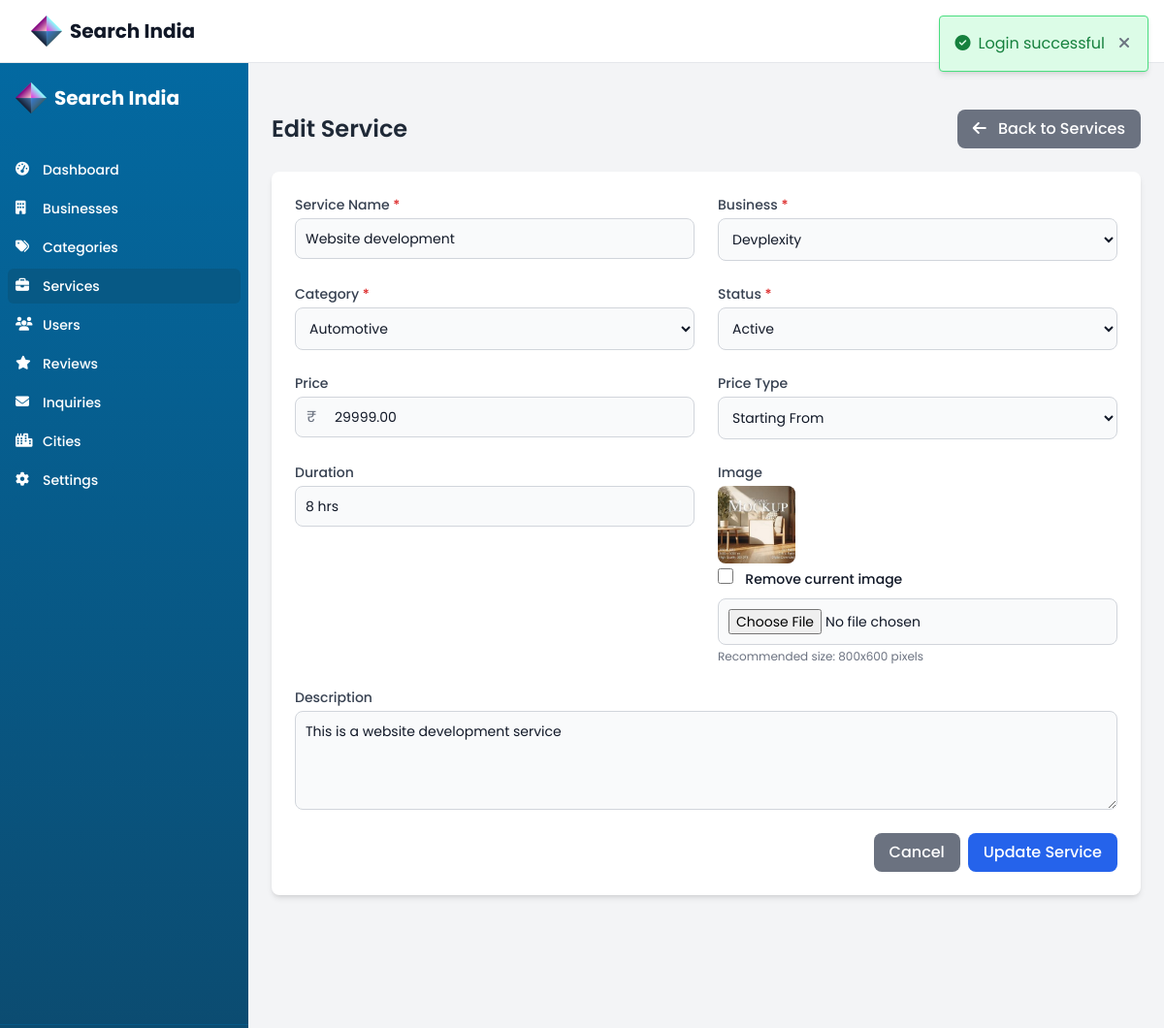
The app's page /justdial-admin/modules/services/edit.php?id=1 (signed in) with its own data.
### tables this page shows
CREATE TABLE `services` (
  `id` int(11) NOT NULL,
  `business_id` int(11) NOT NULL,
  `category_id` int(11) DEFAULT NULL,
  `name` varchar(100) NOT NULL,
  `description` text DEFAULT NULL,
  `price` decimal(10,2) DEFAULT NULL,
  `price_type` enum('fixed','starting_from','hourly','daily','custom') DEFAULT 'fixed',
  `duration` varchar(50) DEFAULT NULL,
  `image` varchar(255) DEFAULT NULL,
  `status` enum('active','inactive') DEFAULT 'active',
  `created_at` timestamp NOT NULL DEFAULT current_timestamp(),
  `updated_at` timestamp NOT NULL DEFAULT current_timestamp() ON UPDATE current_timestamp()
);

CREATE TABLE `businesses` (
  `id` int(11) NOT NULL,
  `name` varchar(100) NOT NULL,
  `slug` varchar(100) NOT NULL,
  `description` text DEFAULT NULL,
  `short_description` varchar(255) DEFAULT NULL,
  `logo` varchar(255) DEFAULT NULL,
  `cover_image` varchar(255) DEFAULT NULL,
  `address` text DEFAULT NULL,
  `city` varchar(50) DEFAULT NULL,
  `state` varchar(50) DEFAULT NULL,
  `country` varchar(50) DEFAULT 'India',
  `postal_code` varchar(20) DEFAULT NULL,
  `latitude` decimal(10,8) DEFAULT NULL,
  `longitude` decimal(11,8) DEFAULT NULL,
  `phone` varchar(20) DEFAULT NULL,
  `email` varchar(100) DEFAULT NULL,
  `website` varchar(255) DEFAULT NULL,
  `opening_hours` text DEFAULT NULL,
  `founded_year` int(11) DEFAULT NULL,
  `owner_id` int(11) DEFAULT NULL,
  `status` enum('pending','active','inactive','rejected') DEFAULT 'pending',
  `is_verified` tinyint(1) DEFAULT 0,
  `is_featured` tinyint(1) DEFAULT 0,
  `views` int(11) DEFAULT 0,
  `created_at` timestamp NOT NULL DEFAULT current_timestamp(),
  `updated_at` timestamp NOT NULL DEFAULT current_timestamp() ON UPDATE current_timestamp()
);

CREATE TABLE `categories` (
  `id` int(11) NOT NULL,
  `name` varchar(100) NOT NULL,
  `slug` varchar(100) NOT NULL,
  `description` text DEFAULT NULL,
  `icon` varchar(255) DEFAULT NULL,
  `image` varchar(255) DEFAULT NULL,
  `parent_id` int(11) DEFAULT NULL,
  `status` enum('active','inactive') DEFAULT 'active',
  `featured` tinyint(1) DEFAULT 0,
  `sort_order` int(11) DEFAULT 0,
  `created_at` timestamp NOT NULL DEFAULT current_timestamp(),
  `updated_at` timestamp NOT NULL DEFAULT current_timestamp() ON UPDATE current_timestamp()
);

### justdial-admin/config/database.php (called while the page is built, shortened)
<?php
class Database {
    private $host = DB_HOST;
    private $user = DB_USER;
    private $pass = DB_PASS;
    private $dbname = DB_NAME;
    private $conn;
    private $stmt;
    public function __construct() {
        $dsn = 'mysql:host=' . $this->host . ';dbname=' . $this->dbname . ';charset=utf8mb4';
        $options = array(
            PDO::ATTR_PERSISTENT => true,
            PDO::ATTR_ERRMODE => PDO::ERRMODE_EXCEPTION,
            PDO::ATTR_DEFAULT_FETCH_MODE => PDO::FETCH_ASSOC,
            PDO::ATTR_EMULATE_PREPARES => false
        );
        try {
            $this->conn = new PDO($dsn, $this->user, $this->pass, $options);
        } catch(PDOException $e) {
            $this->error = $e->getMessage();
            echo 'Database Connection Error: ' . $this->error;
        }
    }
    public function query($sql) {
        $this->stmt = $this->conn->prepare($sql);
    }
    public function bind($param, $value, $type = null) {
        if(is_null($type)) {
            switch(true) {
                case is_int($value):
                    $type = PDO::PARAM_INT;
                    break;
            }
        }
        $this->stmt->bindValue($param, $value, $type);
    }
    public function execute() {
        return $this->stmt->execute();
    }
    public function resultSet() {
        $this->execute();
        return $this->stmt->fetchAll();
    }
    public function single() {
        $this->execute();
        return $this->stmt->fetch();
    }
}

### justdial-admin/config/functions.php (called while the page is built, shortened)
<?php
require_once 'database.php';
function db() {
    static $db = null;
    if ($db === null) {
        $db = new Database();
    }
    return $db;
}

### justdial-admin/modules/services/edit.php (the view, shortened to what this page needs)
<?php
require_once '../../includes/header.php';
$serviceId = (int)$_GET['id'];
$db = db();
$db->query("SELECT * FROM services WHERE id = :id");
$db->bind(':id', $serviceId);
$service = $db->single();
$db->query("SELECT id, name FROM categories ORDER BY name");
$categories = $db->resultSet();
$db->query("SELECT id, name FROM businesses ORDER BY name");
$businesses = $db->resultSet();
?>
<div class="container px-6 mx-auto">
    <div class="flex justify-between items-center my-6">
        <h2 class="text-2xl font-semibold text-gray-800">Edit Service</h2>
        <a href="index.php" class="bg-gray-500 hover:bg-gray-600 text-white font-medium py-2 px-4 rounded-lg transition-all duration-300">
            <i class="fa-solid fa-arrow-left mr-2"></i> Back to Services
        </a>
    </div>
    <?php include_once '../../config/functions.php'; ?>
    <div class="bg-white rounded-lg shadow-md overflow-hidden">
        <form method="POST" enctype="multipart/form-data" class="p-6">
            <div class="grid grid-cols-1 md:grid-cols-2 gap-6">
                <div class="col-span-1">
                    <label for="name" class="block text-sm font-medium text-gray-700 mb-1">Service Name <span class="text-red-600">*</span></label>
                    <input type="text" id="name" name="name" class="bg-gray-50 border border-gray-300 text-gray-900 text-sm rounded-lg focus:ring-blue-500 focus:border-blue-500 block w-full p-2.5" value="<?= htmlspecialchars($service['name']) ?>" required>
                </div>
                <div class="col-span-1">
                    <label for="business_id" class="block text-sm font-medium text-gray-700 mb-1">Business <span class="text-red-600">*</span></label>
                    <select id="business_id" name="business_id" class="bg-gray-50 border border-gray-300 text-gray-900 text-sm rounded-lg focus:ring-blue-500 focus:border-blue-500 block w-full p-2.5" required>
                        <?php foreach ($businesses as $business): ?>
                            <option value="<?= $business['id'] ?>" <?= $service['business_id'] == $business['id'] ? 'selected' : '' ?>>
                                <?= htmlspecialchars($business['name']) ?>
                            </option>
                        <?php endforeach; ?>
                    </select>
                </div>
                <div class="col-span-1">
                    <label for="category_id" class="block text-sm font-medium text-gray-700 mb-1">Category <span class="text-red-600">*</span></label>
                    <select id="category_id" name="category_id" class="bg-gray-50 border border-gray-300 text-gray-900 text-sm rounded-lg focus:ring-blue-500 focus:border-blue-500 block w-full p-2.5" required>
                        <?php foreach ($categories as $category): ?>
                            <option value="<?= $category['id'] ?>" <?= $service['category_id'] == $category['id'] ? 'selected' : '' ?>>
                                <?= htmlspecialchars($category['name']) ?>
                            </option>
                        <?php endforeach; ?>
                    </select>
                </div>
                <div class="col-span-1">
                    <label for="status" class="block text-sm font-medium text-gray-700 mb-1">Status <span class="text-red-600">*</span></label>
                    <select id="status" name="status" class="bg-gray-50 border border-gray-300 text-gray-900 text-sm rounded-lg focus:ring-blue-500 focus:border-blue-500 block w-full p-2.5" required>
                        <option value="active" <?= $service['status'] === 'active' ? 'selected' : '' ?>>Active</option>
                    </select>
                </div>
                <div class="col-span-1">
                    <label for="price" class="block text-sm font-medium text-gray-700 mb-1">Price</label>
                    <div class="relative">
                        <div class="absolute inset-y-0 left-0 flex items-center pl-3 pointer-events-none">
                            <span class="text-gray-500">₹</span>
                        </div>
                        <input type="number" id="price" name="price" step="0.01" min="0" class="bg-gray-50 border border-gray-300 text-gray-900 text-sm rounded-lg focus:ring-blue-500 focus:border-blue-500 block w-full pl-10 p-2.5" value="<?= htmlspecialchars($service['price']) ?>" placeholder="0.00">
                    </div>
                </div>
                <div class="col-span-1">
                    <label for="price_type" class="block text-sm font-medium text-gray-700 mb-1">Price Type</label>
                    <select id="price_type" name="price_type" class="bg-gray-50 border border-gray-300 text-gray-900 text-sm rounded-lg focus:ring-blue-500 focus:border-blue-500 block w-full p-2.5">
                        <option value="starting_from" <?= $service['price_type'] === 'starting_from' ? 'selected' : '' ?>>Starting From</option>
                    </select>
                </div>
                <div class="col-span-1">
                    <label for="duration" class="block text-sm font-medium text-gray-700 mb-1">Duration</label>
                    <input type="text" id="duration" name="duration" class="bg-gray-50 border border-gray-300 text-gray-900 text-sm rounded-lg focus:ring-blue-500 focus:border-blue-500 block w-full p-2.5" value="<?= htmlspecialchars($service['duration']) ?>" placeholder="e.g. 1 hour, 30 mins">
                </div>
                <div class="col-span-1">
                    <label for="image" class="block text-sm font-medium text-gray-700 mb-1">Image</label>
                    <?php if ($service['image']): ?>
                        <div class="mb-2">
                            <img src="<?= UPLOADS_URL ?>/services/<?= $service['image'] ?>" alt="<?= $service['name'] ?>" class="h-20 w-20 object-cover rounded-lg">
                            <div class="mt-1">
                                <input type="checkbox" id="remove_image" name="remove_image" class="w-4 h-4 text-blue-600 bg-gray-100 border-gray-300 rounded focus:ring-blue-500">
                                <label for="remove_image" class="ml-2 text-sm font-medium text-gray-900">Remove current image</label>
                            </div>
                        </div>
                    <?php endif; ?>
                    <input type="file" id="image" name="image" class="bg-gray-50 border border-gray-300 text-gray-900 text-sm rounded-lg focus:ring-blue-500 focus:border-blue-500 block w-full p-2.5" accept="image/*">
                    <p class="mt-1 text-xs text-gray-500">Recommended size: 800x600 pixels</p>
                </div>
                <div class="md:col-span-2">
                    <label for="description" class="block text-sm font-medium text-gray-700 mb-1">Description</label>
                    <textarea id="description" name="description" rows="4" class="bg-gray-50 border border-gray-300 text-gray-900 text-sm rounded-lg focus:ring-blue-500 focus:border-blue-500 block w-full p-2.5"><?= htmlspecialchars($service['description']) ?></textarea>
                </div>
            </div>
            <div class="mt-6 flex justify-end">
                <button type="button" onclick="window.location.href='index.php'" class="bg-gray-500 hover:bg-gray-600 text-white font-medium py-2 px-4 rounded-lg mr-2">
                    Cancel
                </button>
                <button type="submit" class="bg-blue-600 hover:bg-blue-700 text-white font-medium py-2 px-4 rounded-lg">
                    Update Service
                </button>
            </div>
        </form>
    </div>
</div>
<?php require_once '../../includes/footer.php'; ?>

### justdial-admin/assets/css/custom.css (style rules this page uses)
:root { --primary-color: #4f46e5; --primary-hover: #4338ca; --secondary-color: #10b981; --secondary-hover: #059669; --danger-color: #ef4444; --danger-hover: #dc2626; --warning-color: #f59e0b; --warning-hover: #d97706; --info-color: #3b82f6; --info-hover: #2563eb; --success-color: #10b981; --success-hover: #059669; --dark-color: #1f2937; --light-color: #f9fafb; --gray-color: #6b7280; --border-color: #e5e7eb; --sidebar-width: 16rem; --header-height: 4rem; --font-family: 'Poppins', sans-serif; }
body { font-family: var(--font-family); background-color: #f3f4f6; color: #374151; }

### records on screen
services: name "Website development", business_id "Devplexity", category_id "Automotive", status "Active", price "29999.00", price_type "Starting From", duration "8 hrs", image (picture), description "This is a website development service"

### other values on screen
APP_NAME "Search India"
$flashMessage['message'] "Login successful"
